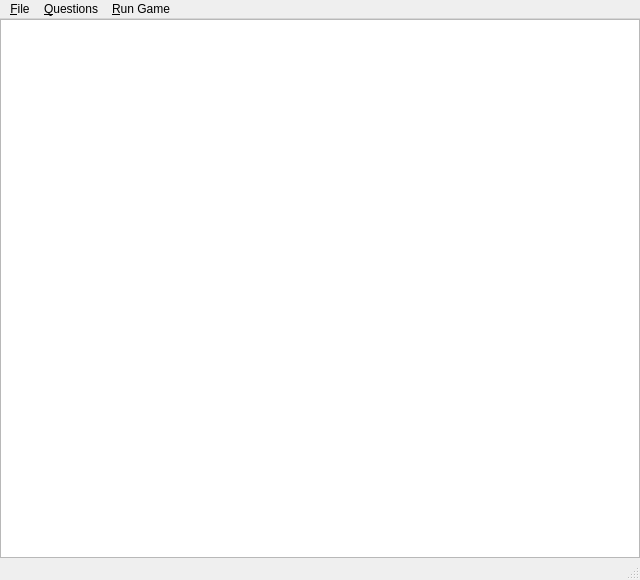
<?xml version="1.0" encoding="UTF-8"?>
<ui version="4.0">
 <class>MainWindow</class>
 <widget class="QMainWindow" name="MainWindow">
  <property name="geometry">
   <rect>
    <x>0</x>
    <y>0</y>
    <width>640</width>
    <height>580</height>
   </rect>
  </property>
  <property name="windowTitle">
   <string>Hacker Jeopardy</string>
  </property>
  <property name="documentMode">
   <bool>false</bool>
  </property>
  <widget class="QWidget" name="centralWidget">
   <layout class="QVBoxLayout" name="verticalLayout">
    <property name="leftMargin">
     <number>0</number>
    </property>
    <property name="topMargin">
     <number>0</number>
    </property>
    <property name="rightMargin">
     <number>0</number>
    </property>
    <property name="bottomMargin">
     <number>0</number>
    </property>
    <item>
     <widget class="QStackedWidget" name="stackedWidget">
      <widget class="QWidget" name="questionPage">
       <layout class="QVBoxLayout" name="verticalLayout_2">
        <property name="leftMargin">
         <number>0</number>
        </property>
        <property name="topMargin">
         <number>0</number>
        </property>
        <property name="rightMargin">
         <number>0</number>
        </property>
        <property name="bottomMargin">
         <number>0</number>
        </property>
        <item>
         <widget class="QTreeView" name="treeView">
          <property name="alternatingRowColors">
           <bool>true</bool>
          </property>
          <property name="selectionMode">
           <enum>QAbstractItemView::MultiSelection</enum>
          </property>
          <property name="animated">
           <bool>true</bool>
          </property>
         </widget>
        </item>
       </layout>
      </widget>
      <widget class="QWidget" name="gamePage">
       <layout class="QVBoxLayout" name="verticalLayout_3">
        <item>
         <layout class="QHBoxLayout" name="categoryLayout"/>
        </item>
        <item>
         <layout class="QHBoxLayout" name="horizontalLayout">
          <item>
           <layout class="QVBoxLayout" name="playerLayout">
            <item>
             <widget class="QPushButton" name="addPlayer_PushButton">
              <property name="text">
               <string>Add Player</string>
              </property>
             </widget>
            </item>
           </layout>
          </item>
          <item>
           <layout class="QVBoxLayout" name="mediaPlayerLayout">
            <item>
             <widget class="QListWidget" name="playListWidget"/>
            </item>
            <item>
             <widget class="QSlider" name="volumeSlider">
              <property name="maximum">
               <number>100</number>
              </property>
              <property name="orientation">
               <enum>Qt::Horizontal</enum>
              </property>
              <property name="tickPosition">
               <enum>QSlider::TicksBelow</enum>
              </property>
              <property name="tickInterval">
               <number>10</number>
              </property>
             </widget>
            </item>
            <item>
             <layout class="QHBoxLayout" name="horizontalLayout_3">
              <item>
               <spacer name="horizontalSpacer">
                <property name="orientation">
                 <enum>Qt::Horizontal</enum>
                </property>
                <property name="sizeHint" stdset="0">
                 <size>
                  <width>40</width>
                  <height>20</height>
                 </size>
                </property>
               </spacer>
              </item>
              <item>
               <widget class="QPushButton" name="pushButton_StopMusic">
                <property name="text">
                 <string>Stop</string>
                </property>
               </widget>
              </item>
              <item>
               <widget class="QPushButton" name="pushButton_startMusic">
                <property name="text">
                 <string>Play</string>
                </property>
               </widget>
              </item>
              <item>
               <spacer name="horizontalSpacer_2">
                <property name="orientation">
                 <enum>Qt::Horizontal</enum>
                </property>
                <property name="sizeHint" stdset="0">
                 <size>
                  <width>40</width>
                  <height>20</height>
                 </size>
                </property>
               </spacer>
              </item>
             </layout>
            </item>
           </layout>
          </item>
         </layout>
        </item>
        <item>
         <layout class="QHBoxLayout" name="horizontalLayout_2">
          <item>
           <widget class="QPushButton" name="pushButton_Connect">
            <property name="text">
             <string>Connect</string>
            </property>
           </widget>
          </item>
          <item>
           <widget class="QPushButton" name="pushButton_Disconnect">
            <property name="enabled">
             <bool>false</bool>
            </property>
            <property name="text">
             <string>Disconnect</string>
            </property>
           </widget>
          </item>
         </layout>
        </item>
        <item>
         <widget class="QPushButton" name="pushButton_FullScreen">
          <property name="text">
           <string>FullScreen</string>
          </property>
         </widget>
        </item>
        <item>
         <layout class="QFormLayout" name="formLayout">
          <item row="0" column="0">
           <widget class="QLabel" name="label">
            <property name="text">
             <string>Question:</string>
            </property>
           </widget>
          </item>
          <item row="0" column="1">
           <widget class="QLabel" name="label_Question">
            <property name="text">
             <string>TextLabel</string>
            </property>
           </widget>
          </item>
          <item row="1" column="0">
           <widget class="QLabel" name="label_3">
            <property name="text">
             <string>Answer:</string>
            </property>
           </widget>
          </item>
          <item row="2" column="0">
           <widget class="QLabel" name="label_4">
            <property name="text">
             <string>Points:</string>
            </property>
           </widget>
          </item>
          <item row="3" column="0">
           <widget class="QLabel" name="label_5">
            <property name="text">
             <string>Type</string>
            </property>
           </widget>
          </item>
          <item row="6" column="0">
           <widget class="QLabel" name="label_6">
            <property name="text">
             <string>DoubleJeopardy:</string>
            </property>
           </widget>
          </item>
          <item row="8" column="0">
           <widget class="QPushButton" name="pushButton_Correct">
            <property name="text">
             <string>Correct</string>
            </property>
           </widget>
          </item>
          <item row="8" column="1">
           <widget class="QPushButton" name="pushButton_False">
            <property name="text">
             <string>False</string>
            </property>
           </widget>
          </item>
          <item row="9" column="1">
           <widget class="QPushButton" name="pushButton_Oops">
            <property name="text">
             <string>Oops</string>
            </property>
           </widget>
          </item>
          <item row="1" column="1">
           <widget class="QLabel" name="label_Answer">
            <property name="text">
             <string>TextLabel</string>
            </property>
           </widget>
          </item>
          <item row="2" column="1">
           <widget class="QLabel" name="label_Points">
            <property name="text">
             <string>TextLabel</string>
            </property>
           </widget>
          </item>
          <item row="3" column="1">
           <widget class="QLabel" name="label_Type">
            <property name="text">
             <string>TextLabel</string>
            </property>
           </widget>
          </item>
          <item row="6" column="1">
           <widget class="QSpinBox" name="spinBox_DJeopardy"/>
          </item>
          <item row="7" column="1">
           <widget class="QPushButton" name="pushButton_Bet">
            <property name="text">
             <string>Bet</string>
            </property>
            <property name="checkable">
             <bool>false</bool>
            </property>
            <property name="flat">
             <bool>false</bool>
            </property>
           </widget>
          </item>
          <item row="4" column="0">
           <widget class="QLabel" name="label_2">
            <property name="text">
             <string>Player</string>
            </property>
           </widget>
          </item>
          <item row="4" column="1">
           <widget class="QLabel" name="label_Player">
            <property name="text">
             <string>TextLabel</string>
            </property>
           </widget>
          </item>
          <item row="9" column="0">
           <widget class="QPushButton" name="pushButton_CloseQuestion">
            <property name="text">
             <string>Close Question</string>
            </property>
           </widget>
          </item>
          <item row="5" column="0">
           <widget class="QLabel" name="label_7">
            <property name="text">
             <string>Category</string>
            </property>
           </widget>
          </item>
          <item row="5" column="1">
           <widget class="QLabel" name="label_Category">
            <property name="text">
             <string>TextLabel</string>
            </property>
           </widget>
          </item>
         </layout>
        </item>
       </layout>
      </widget>
     </widget>
    </item>
   </layout>
  </widget>
  <widget class="QMenuBar" name="menuBar">
   <property name="geometry">
    <rect>
     <x>0</x>
     <y>0</y>
     <width>640</width>
     <height>22</height>
    </rect>
   </property>
   <widget class="QMenu" name="menu_File">
    <property name="title">
     <string>&amp;File</string>
    </property>
    <addaction name="actionSettings"/>
    <addaction name="separator"/>
    <addaction name="action_Open"/>
    <addaction name="action_Save"/>
    <addaction name="separator"/>
    <addaction name="action_Quit"/>
   </widget>
   <widget class="QMenu" name="menu_Questions">
    <property name="title">
     <string>&amp;Questions</string>
    </property>
    <addaction name="action_Add"/>
    <addaction name="action_Edit"/>
    <addaction name="action_Delete"/>
   </widget>
   <widget class="QMenu" name="menu_Run_Game">
    <property name="title">
     <string>&amp;Run Game</string>
    </property>
    <addaction name="actionRun"/>
   </widget>
   <addaction name="menu_File"/>
   <addaction name="menu_Questions"/>
   <addaction name="menu_Run_Game"/>
  </widget>
  <widget class="QStatusBar" name="statusBar"/>
  <action name="action_Open">
   <property name="text">
    <string>&amp;Open Database</string>
   </property>
  </action>
  <action name="action_Save">
   <property name="text">
    <string>&amp;Save</string>
   </property>
  </action>
  <action name="action_Quit">
   <property name="text">
    <string>&amp;Quit</string>
   </property>
  </action>
  <action name="action_Add">
   <property name="text">
    <string>&amp;Add</string>
   </property>
  </action>
  <action name="action_Edit">
   <property name="text">
    <string>&amp;Edit</string>
   </property>
  </action>
  <action name="action_Delete">
   <property name="text">
    <string>&amp;Delete</string>
   </property>
  </action>
  <action name="actionRun">
   <property name="text">
    <string>&amp;Run</string>
   </property>
  </action>
  <action name="actionSettings">
   <property name="text">
    <string>Se&amp;ttings</string>
   </property>
  </action>
 </widget>
 <layoutdefault spacing="6" margin="11"/>
 <resources/>
 <connections>
  <connection>
   <sender>action_Quit</sender>
   <signal>triggered()</signal>
   <receiver>MainWindow</receiver>
   <slot>close()</slot>
   <hints>
    <hint type="sourcelabel">
     <x>-1</x>
     <y>-1</y>
    </hint>
    <hint type="destinationlabel">
     <x>199</x>
     <y>149</y>
    </hint>
   </hints>
  </connection>
 </connections>
</ui>
